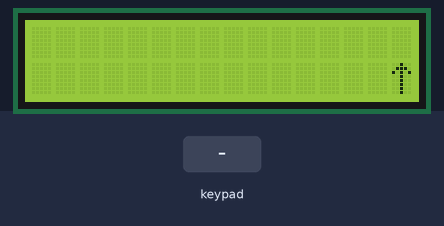
This sketch was run on a simulated Arduino Uno, built with avr-gcc and run on an emulated ATmega328P. Shown: 16×2 character LCD. Inputs (shaded band) come from the test bench.

Above: at 1.2 s.
1.3 s: keypad keys 4 5 6 7 # pressed 0.4 s apart
At 4.0 s:
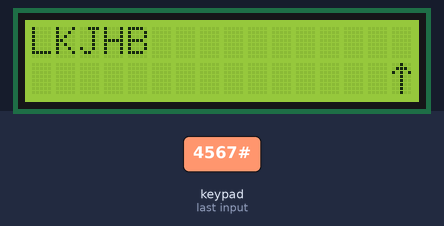
4.8 s: key '1' pressed
At 5.4 s:
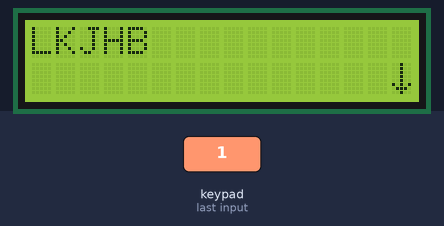
6.3 s: keypad keys 4 5 6 7 * pressed 0.4 s apart
At 8.8 s:
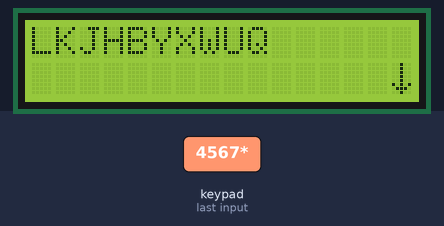
9.8 s: keypad keys 4 5 6 7 A pressed 0.4 s apart
At 12.8 s:
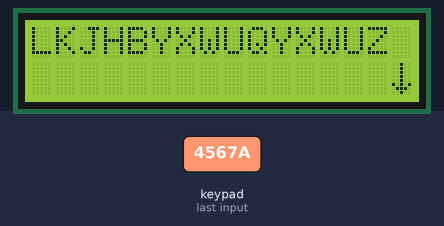
13.3 s: key '2' pressed
At 14.2 s:
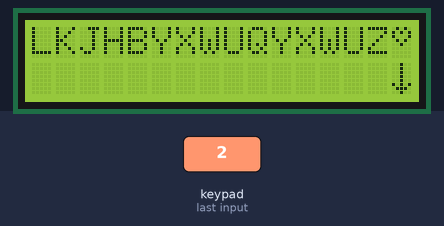
14.8 s: keypad keys 4 5 6 7 D pressed 0.4 s apart
At 17.7 s:
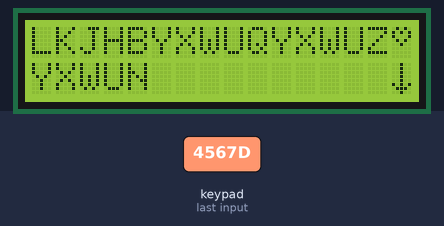
Timing chart, 0 to 19.2 s (numbered marks = the images above; inputs shaded):
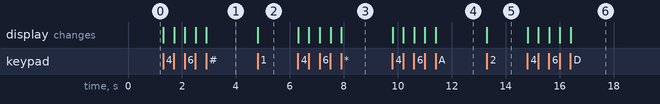

The sketch:

program.ino
```cpp
#include <Keypad.h>

// include the library code:
#include <LiquidCrystal.h>


// initialize the library with the numbers of the interface pins
LiquidCrystal lcd(13, 12, 11, 10, 9, 8);

const byte ROWS = 4; //four rows
const byte COLS = 4; //four columns
char keys[ROWS][COLS] = {
  {'1','2','3','A'},
  {'4','5','6','B'},
  {'7','8','9','C'},
  {'*','0','#','D'}
};

char transFrom[] = {'D', '#', '0', '*', 'C', '9', '8', '7', 'B', '6', '5', '4', 'A', '3', '2', '1'};
char transTo0[] =  {'A', 'B', 'C', 'D', 'E', 'F', 'G', 'H', 'I', 'J', 'K', 'L', 'M', ' '};
char transTo1[] =  {'N', 'O', 'P', 'Q', 'R', 'S', 'T', 'U', 'V', 'W', 'X', 'Y', 'Z', ' '};
char transTo2[] =  {'1', '2', '3', '*', '4', '5', '6', '#', '7', '8', '9', '!', '0', ' '};

byte customChar0[] = {
  B00100,
  B01110,
  B10101,
  B00100,
  B00100,
  B00100,
  B00100,
  B00100
};

byte customChar1[] = {
  B00100,
  B00100,
  B00100,
  B00100,
  B00100,
  B10101,
  B01110,
  B00100
};

byte customChar2[] = {
  B01010,
  B10101,
  B10001,
  B01010,
  B00100,
  B00000,
  B00000,
  B00000
};

byte customChar3[] = {
  B00000,
  B01010,
  B01010,
  B01010,
  B00000,
  B10001,
  B01110,
  B00000
};

int count = 0;
int shift = 0;
char returnChar;
int arrayLoop;
boolean escape = false;

byte rowPins[ROWS] = {0, 1, 2, 3}; //connect to the row pinouts of the keypad
byte colPins[COLS] = {4, 5, 6, 7}; //connect to the column pinouts of the keypad

Keypad keypad = Keypad( makeKeymap(keys), rowPins, colPins, ROWS, COLS );


void setup() {
  // set up the LCD's number of columns and rows:
  lcd.begin(16, 2);

  lcd.createChar(0, customChar0);
  lcd.createChar(1, customChar1);
  lcd.createChar(2, customChar2);
  lcd.createChar(3, customChar3);


  lcd.clear();
  lcd.setCursor(0, 0);
  count = 0;
  shift = 0;
  initShift();
}

void loop() {

  char key = keypad.getKey();

  if(key) {
    setKeyPlace(count);
    if(key == '1') {
      handleShift();
    } else if(key == '2') {
        lcd.write((byte)2);
        count++;
    } else {
        count++;
        lcd.print(translateKey(key));
    }

  }
}

void setKeyPlace(int c) {
    if (c >= 31) {
      lcd.setCursor(15, 1);
    } else if (c <= 15) {
      lcd.setCursor(c, 0);
  } else if(c >= 16) {
      lcd.setCursor((c - 16), 1);
  }
}

void handleShift(){
  lcd.setCursor(15, 1);
  if(shift == 0) {
    shift = 1;
    lcd.write((byte)1);
  } else if(shift == 1) {
    shift = 2;
    lcd.print("#");
  } else if(shift == 2){
    shift = 0;
    lcd.write((byte)0);
  }
  }

void initShift(){

  lcd.setCursor(15, 1);
  shift = 0;
  lcd.write((byte)0);
  lcd.setCursor(0, 0);

}

char translateKey (char c) {
  int aL = 0;
  escape = false;
  for(aL = 0; escape == false; aL++){
    if(transFrom[aL] == c){
      if(shift == 0){
        return transTo0[aL];
      } else if(shift == 1) {
        return transTo1[aL];
      } else if(shift == 2) {
        return transTo2[aL];
      } else {
        return '!';
      }
      escape = true;
    }
  }
}
```

Measured:
- after the input at 1.3 s, the display: first changes at once (image 1 shows a later state)
- after the input at 4.8 s, the display: changes at once (image 2)
- after the input at 6.3 s, the display: first changes at once (image 3 shows a later state)
- after the input at 9.8 s, the display: first changes at once (image 4 shows a later state)
- after the input at 13.3 s, the display: changes at once (image 5)
- after the input at 14.8 s, the display: first changes at once (image 6 shows a later state)
